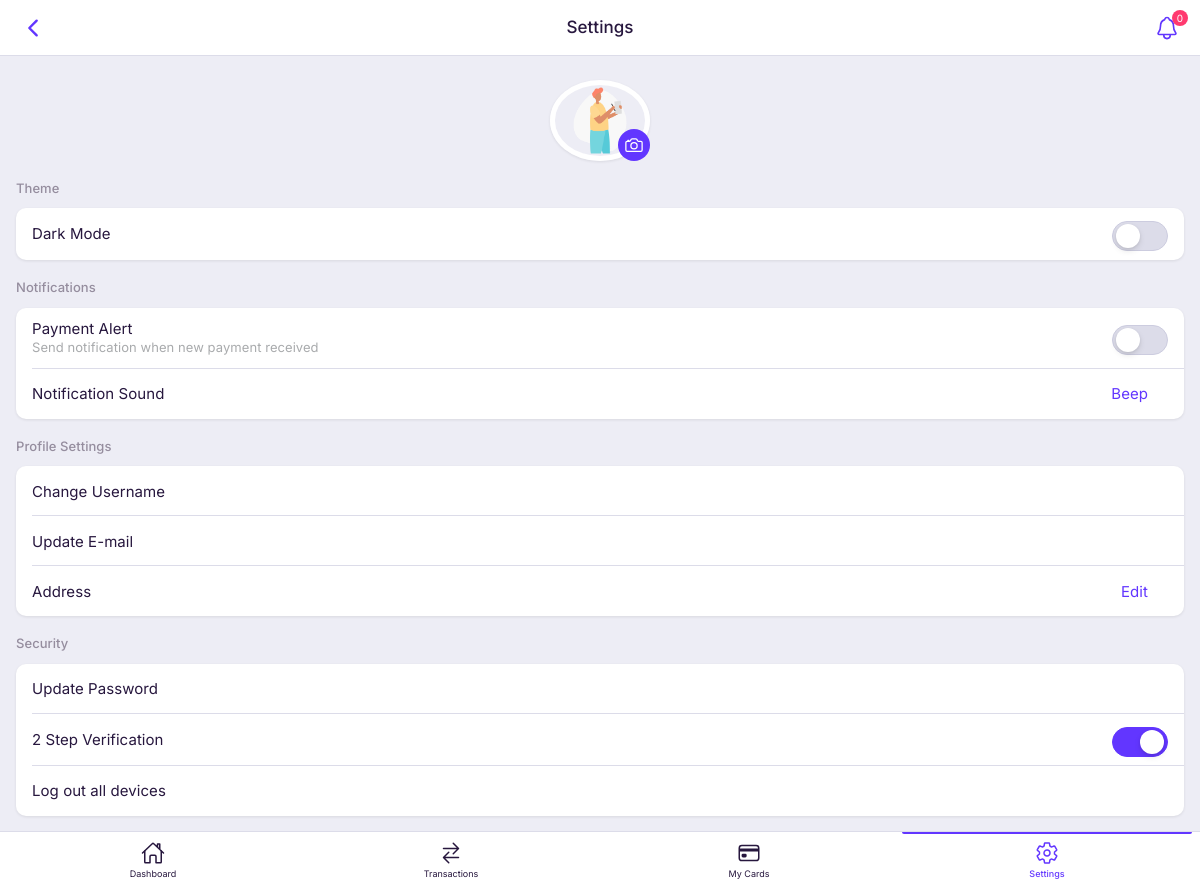
The page /settings/dashboard/settings (signed in) on the database as committed earlier.
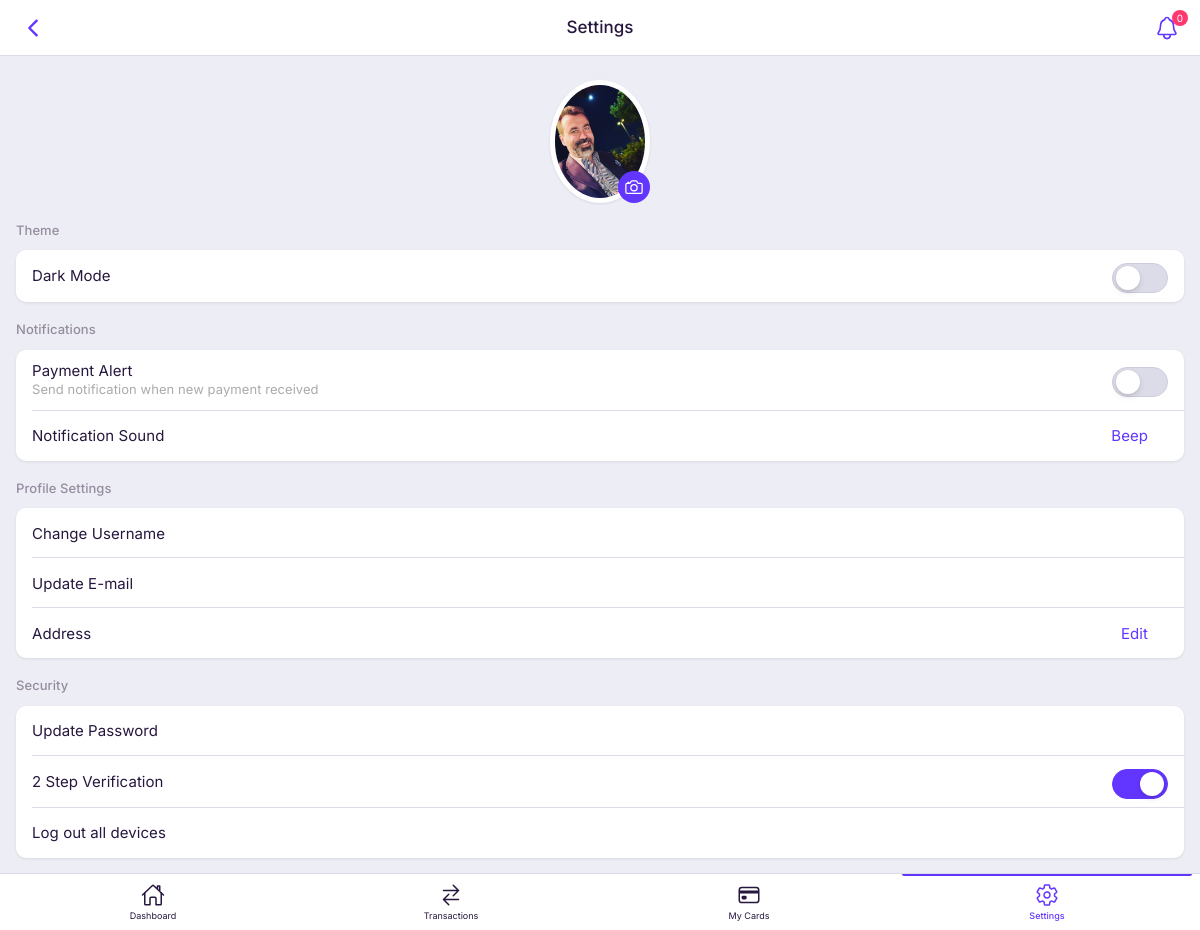
The same page on the database as committed later.
### authentifications/models.py (models this page shows, shortened)
class CustomUser(AbstractBaseUser, PermissionsMixin):
    name = models.CharField(max_length=100)
    email = models.EmailField(unique=True)
    country = CountryField(blank_label="Select Country")
    username = models.CharField(unique=True, max_length=50)
    account_number = models.CharField(max_length=10, unique=True, blank=True, null=True)
    balance = models.DecimalField(max_digits=10, decimal_places=2, default=0.00)
    profile_picture = models.ImageField(
        upload_to="profile_pics/",
        default="default_profile.jpg",
        blank=True,
        null=True
    )
    account_ready = models.BooleanField(default=False)  # Determines if the user can withdraw
    is_active = models.BooleanField(default=False)  # Becomes active after email verification
    is_staff = models.BooleanField(default=False)  # Restricts admin access
    date_joined = models.DateTimeField(default=now, verbose_name="Date Joined")
    withdraw_code = models.CharField(max_length=6, unique=True, blank=True, null=True)
    objects = CustomUserManager()
    USERNAME_FIELD = "email"
    REQUIRED_FIELDS = ["name", "country", "username"]

### basic/views.py (the view)
# urls.py: path('dashboard/settings', settings, name='settings'),
def settings(request):
    return render(request, 'app-settings.html')

### templates/app-settings.html (shortened to what the changed rows need)
{% load static %}
<!doctype html>
<html lang="en">
<head>
    <link rel="stylesheet" href="{% static 'css/style.css' %}">
</head>
<body>
    <div id="appCapsule">
        <div class="section mt-3 text-center">
            <div class="avatar-section">
                <img src="{{user.profile_picture.url}}" alt="avatar" class="imaged w100 rounded">
                <a href="{% url 'change_profile_picture' %}">
                    <span class="button">
                    </span>
                </a>
            </div>
        </div>
    </div>
</body>
</html>

Rows that differ between the two databases and show on the page:
changed CustomUser: profile_picture: a different picture
